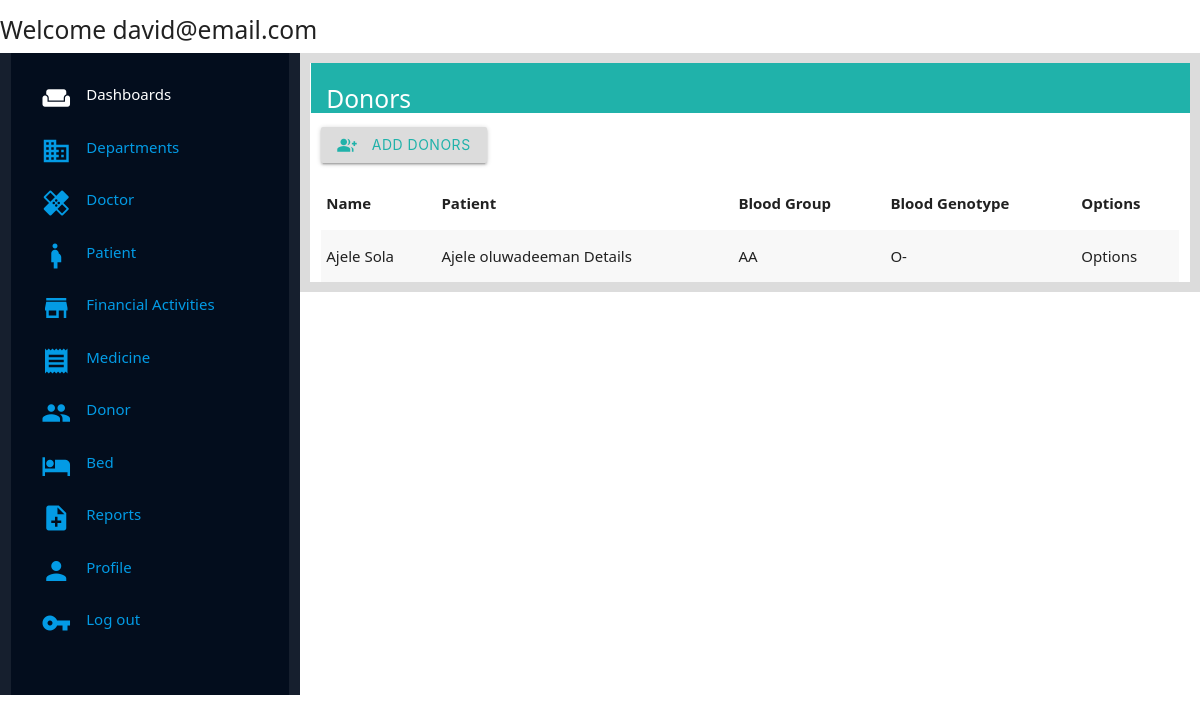
The page /management/donors/ (signed in) on the database its author committed.
### management/models.py (models this page shows, shortened)
class Donors(models.Model):
    name = models.CharField(max_length=250)
    patient = models.ForeignKey(Patient, on_delete=models.CASCADE, null=True, blank=True)
    date_of_birth = models.DateField(null=True, blank=True)
    blood_group = models.CharField(max_length=250)
    bloood_genotype = models.CharField(max_length=250)
    donor_contact = models.CharField(max_length=250,default="Please Update")
    date_donated = models.DateTimeField(auto_now_add=True,blank=True, null=True)
    amount_donated = models.CharField(null=True, max_length=250,blank=True)

class Patient(models.Model):
    Patient_id = models.CharField(unique=True, max_length=200, default="Please Update",null=True,blank=True)
    Patient_lastname = models.CharField(max_length=250,null=True, blank=True)
    Patient_firstname = models.CharField(max_length=250,null=True, blank=True)
    Patient_email_address = models.EmailField(max_length=250, null=True, blank=True, default="Null_provided@email.com")
    Patient_phone_number = models.CharField(max_length=120, null=True, blank=True)
    Patient_address = models.CharField(max_length=350,null=True,blank=True)
    Patient_doctor = models.ForeignKey(Doctor,on_delete=models.CASCADE, related_name="patient_doctor")
    Patient_blood_group = models.CharField(max_length=200, default="Please Update")
    Patient_blood_genotype = models.CharField(max_length=200, default="Please Update")
    Patient_age = models.IntegerField(null=True,blank=True)
    Patient_gender = models.CharField(max_length=25, choices=GENDER,default="UNDECIDED")
    Patient_room = models.ForeignKey(Room, on_delete=models.CharField, null=True, blank=True)
    def __str__(self):
        return self.Patient_lastname +" " + self.Patient_firstname + " Details"

### management/views.py (the view)
# urls.py: path('donors/',views.donors_page, name="donors_page"),
@login_required(login_url=welcome_page)
def donors_page(request):
    donors = Donors.objects.all()
    context = {
        'donors':donors
    }
    return render(request,'management/Pages/donor_page.html',context)

### management/templates/management/Pages/donor_page.html
{% extends 'management/index.html' %}
{% load static %}
{% block content %}
<div class="wrapper">
    <div class="title-holder">
        <h5 class="title">Donors</h5>
    </div>
<div class="body-wrapper">
        <button class="btn add-btn"><i class="small material-icons left">group_add</i> Add Donors</button>
    </div>
    <div class="display-list">
        <table class="striped">
        <thead>
          <tr>
              <th>Name</th>
              <th>Patient</th>
              <th>Blood Group</th>
              <th>Blood Genotype</th>
              <th>Options</th>
          </tr>
        </thead>
        <tbody>
          {% for donor in donors %}
          <tr>
            <td>{{donor.name}}</td>
            <td>{{donor.patient}}</td>
            <td>{{donor.blood_group}}</td>
            <td>{{donor.bloood_genotype}}</td>
            <td>Options</td>
          </tr>
          {% endfor %}
        </tbody>
      </table>
    </div>
</div>
{% endblock content %}

### management/templates/management/Components/navbar_components.html
{% block content %}
<div class="navbar">
    <h5 class="navbar-text"> Welcome {{request.user.email}} </h5>
</div>
{% endblock %}

### management/static/management/css/style.css (style rules this page uses)
* { margin: 0; padding: 0; font-family:'Segoe UI', Tahoma, Geneva, Verdana, sans-serif; }
.title-holder { background-color: lightseagreen; height: 50px; color: white; margin-left: -10px; margin-right: -11px; padding-bottom: 10px; padding-top: 5px; padding-left: 1em; }
.add-btn { margin-top: 1em; margin-bottom: 1em; background-color: gainsboro; color: lightseagreen; }

### rows shown on the page
Donors: name "Ajele Sola", patient "Ajele oluwadeeman Details", blood_group "AA", bloood_genotype "O-"

### other values the page prints
{{ request.user.email }} "david@email.com"
